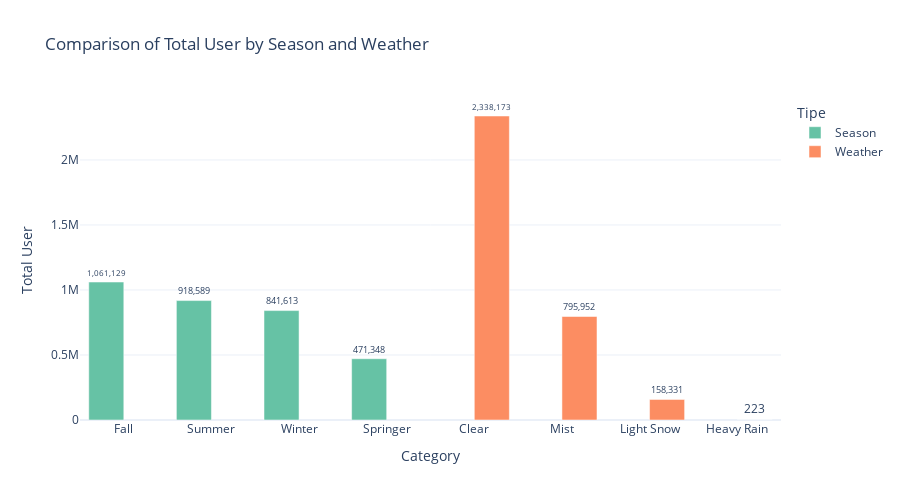

The cell this chart's notebook holds for it:
### Code cell
fig = px.bar(
    compare,
    x="category",
    y="total_user",
    color="type",
    barmode="group",
    text="total_user",
    labels={
        "category": "Category",
        "total_user": "Total User",
        "type": "Tipe"
    },
    title="Comparison of Total User by Season and Weather",
    color_discrete_sequence=px.colors.qualitative.Set2
)

fig.update_traces(
    texttemplate='%{text:,}',
    textposition='outside',
    hovertemplate="Kategori: %{x}<br>Tipe: %{legendgroup}<br>Total: %{y:,}"
)

fig.update_layout(
    template="plotly_white",
    height=500,
    width=900
)

fig.show()

### Figure 1 — Plotly figure (JSON) as saved in the notebook; plotly's stock layout.template omitted (floating-point values rounded to 4 significant figures)
{"data": [{"alignmentgroup": "True", "hovertemplate": "Kategori: %{x}<br>Tipe: %{legendgroup}<br>Total: %{y:,}", "legendgroup": "Season", "marker": {"color": "rgb(102,194,165)", "pattern": {"shape": ""}}, "name": "Season", "offsetgroup": "Season", "orientation": "v", "showlegend": true, "text": [1061000.0, 918600.0, 841600.0, 471300.0], "textposition": "outside", "texttemplate": "%{text:,}", "type": "bar", "x": ["Fall", "Summer", "Winter", "Springer"], "xaxis": "x", "y": [1061129, 918589, 841613, 471348], "yaxis": "y"}, {"alignmentgroup": "True", "hovertemplate": "Kategori: %{x}<br>Tipe: %{legendgroup}<br>Total: %{y:,}", "legendgroup": "Weather", "marker": {"color": "rgb(252,141,98)", "pattern": {"shape": ""}}, "name": "Weather", "offsetgroup": "Weather", "orientation": "v", "showlegend": true, "text": [2338000.0, 796000.0, 158300.0, 223.0], "textposition": "outside", "texttemplate": "%{text:,}", "type": "bar", "x": ["Clear", "Mist", "Light Snow", "Heavy Rain"], "xaxis": "x", "y": [2338173, 795952, 158331, 223], "yaxis": "y"}], "layout": {"barmode": "group", "height": 500, "legend": {"title": {"text": "Tipe"}, "tracegroupgap": 0}, "title": {"text": "Comparison of Total User by Season and Weather"}, "width": 900, "xaxis": {"anchor": "y", "domain": [0, 1], "title": {"text": "Category"}}, "yaxis": {"anchor": "x", "domain": [0, 1], "title": {"text": "Total User"}}}}
